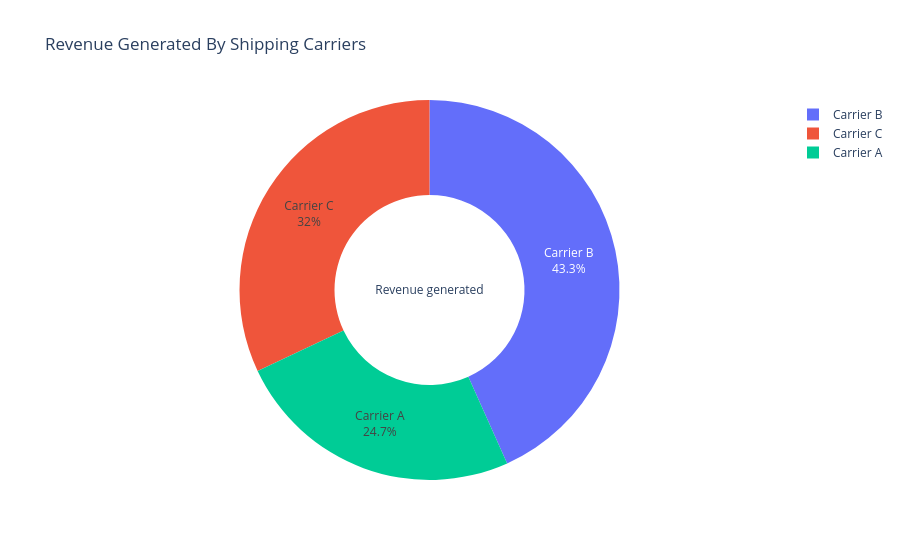

Write notebook code for a chart like this one.
### Code cell
# Now let’s have a look at the total revenue generated from shipping carriers
sc = data.groupby('Shipping carriers')['Revenue generated'].sum().reset_index()

fig2 = px.pie(sc, values = 'Revenue generated', names='Shipping carriers', hole=0.5, title='Revenue Generated By Shipping Carriers')
fig2.update_traces(title='Revenue generated', textposition='inside', textinfo='label+percent')
fig2.show()

### Figure 1 — Plotly figure (JSON) as saved in the notebook; plotly's stock layout.template omitted (floating-point values rounded to 4 significant figures)
{"data": [{"domain": {"x": [0, 1], "y": [0, 1]}, "hole": 0.5, "hovertemplate": "Shipping carriers=%{label}<br>Revenue generated=%{value}<extra></extra>", "labels": ["Carrier A", "Carrier B", "Carrier C"], "legendgroup": "", "name": "", "showlegend": true, "textinfo": "label+percent", "textposition": "inside", "title": {"text": "Revenue generated"}, "type": "pie", "values": [142600.0, 250100.0, 184900.0]}], "layout": {"legend": {"tracegroupgap": 0}, "title": {"text": "Revenue Generated By Shipping Carriers"}}}
